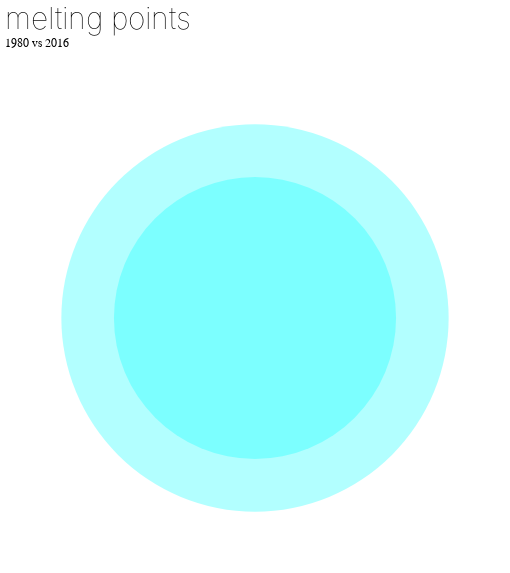

Here is the notebook cell this chart was saved with:
### Code cell
# create altair graphic for either direct use or reprocessing in graphics software
alt.Chart(df).mark_circle().encode(
    x=alt.X('x', title=None, scale=alt.Scale(domain=[0, 2]), axis=None),
    y=alt.X('y', title=None, scale=alt.Scale(domain=[0, 2]), axis=None),
    size=alt.Size('area_m2', scale=alt.Scale(range=[0, 150000]), legend=None),
    tooltip = 'tooltip'
).configure_mark(
    opacity=0.3,
    color='cyan'
).properties(
      title={
        "text": ["melting points"], 
        "subtitle": '1980 vs 2016',
        "color": "black",
        "subtitleColor": "black"
      },
      width=500,
      height=500
).configure_view(
      strokeWidth=0
).configure_title(
    fontSize=30,
    font='Helvetica',
    fontWeight='lighter',
    anchor='start',
    color='white',
    dy=-15
)

### Figure 1 — Vega-Lite specification as saved in the notebook (floating-point values rounded to 4 significant figures)
{"config": {"view": {"continuousWidth": 400, "continuousHeight": 300, "strokeWidth": 0}, "mark": {"color": "cyan", "opacity": 0.3}, "title": {"anchor": "start", "color": "white", "dy": -15, "font": "Helvetica", "fontSize": 30, "fontWeight": "lighter"}}, "data": {"name": "data-d306a5f0d353ed6b9692804421a2f8ac"}, "mark": "circle", "encoding": {"size": {"field": "area_m2", "legend": null, "scale": {"range": [0, 150000]}, "type": "quantitative"}, "tooltip": {"field": "tooltip", "type": "nominal"}, "x": {"axis": null, "field": "x", "scale": {"domain": [0, 2]}, "title": null, "type": "quantitative"}, "y": {"axis": null, "field": "y", "scale": {"domain": [0, 2]}, "title": null, "type": "quantitative"}}, "height": 500, "title": {"text": ["melting points"], "subtitle": "1980 vs 2016", "color": "black", "subtitleColor": "black"}, "width": 500, "$schema": "https://vega.github.io/schema/vega-lite/v4.17.0.json", "datasets": {"data-d306a5f0d353ed6b9692804421a2f8ac": [{"x": 1, "y": 1, "date": "1980-09-15", "area_m2": 8385641144066, "color": " a", "area_km2": 8385641, "tooltip": "arctic sea ice in 1980: 8,385,641km2"}, {"x": 1, "y": 1, "date": "2016-09-15", "area_m2": 4449383504112, "color": " b", "area_km2": 4449383, "tooltip": "arctic sea ice in 2016: 4,449,383km2"}]}}
